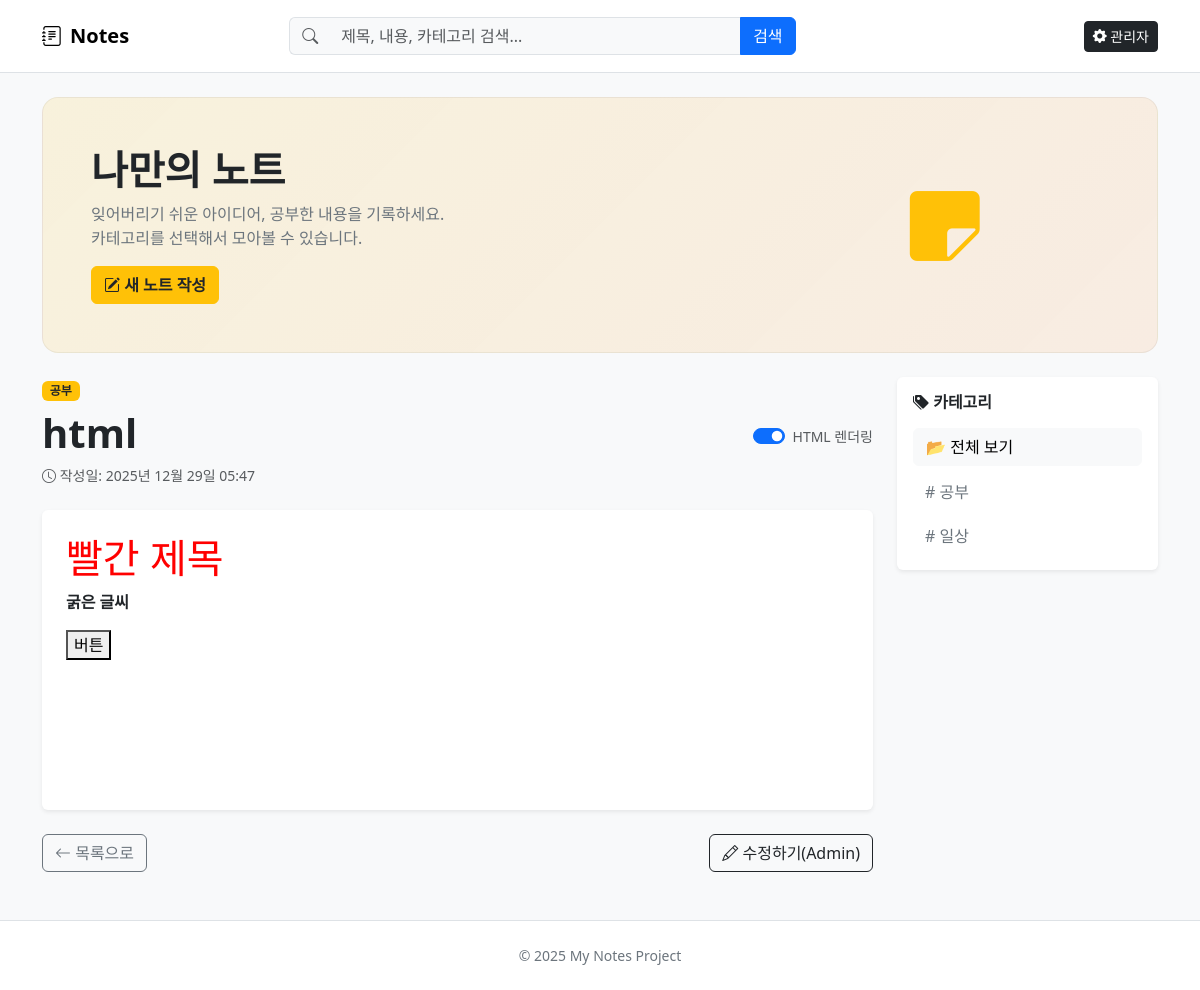
/note/8/, run on the app's committed database.
### notes/models.py (models this page shows, shortened)
class Note(models.Model):
    title = models.CharField(max_length=200)
    content = models.TextField()
    created_at = models.DateTimeField(default=timezone.now)
    category = models.ForeignKey(Category, null=True, blank=True, on_delete=models.CASCADE)
    is_html = models.BooleanField(default=False, verbose_name="HTML 코드 적용")

class Category(models.Model):
    name = models.CharField(max_length=50, unique=True)
    slug = models.SlugField(max_length=200, unique=True, allow_unicode=True)
    class Meta:
        verbose_name_plural = "Categories"

### notes/views.py (the view)
# urls.py: path("note/<int:pk>/", views.note_detail, name="note_detail"),
def note_detail(request, pk):
    note = get_object_or_404(Note, pk=pk)
    categories = Category.objects.all()
    return render(request, "notes/note_detail.html", {
        "note": note,
        "categories": categories
    })

### notes/templates/notes/note_detail.html (shortened to what this page needs)
{% extends "notes/base.html" %}
{% block content %}
<article>
    <header class="mb-4">
        {% if note.category %}
        <span class="badge bg-warning text-dark mb-2">{{ note.category.name }}</span>
        {% endif %}
        <div class="d-flex justify-content-between align-items-center">
            <h1 class="fw-bold mb-2">{{ note.title }}</h1>
            <div class="form-check form-switch">
                <input class="form-check-input" type="checkbox" id="htmlToggle" {% if note.is_html %}checked{% endif %}>
                <label class="form-check-label small text-muted" for="htmlToggle">HTML 렌더링</label>
            </div>
        </div>
        <div class="text-muted small">
            <i class="bi bi-clock"></i> 작성일: {{ note.created_at|date:"Y년 m월 d일 H:i" }}
        </div>
    </header>
    <div class="card shadow-sm border-0 mb-4">
        <div class="card-body p-4" style="min-height: 300px;">
            <div id="view-html" style="display: none;">
                {{ note.content|safe }}
            </div>
        </div>
    </div>
    <div class="d-flex gap-2">
        <a href="{% url 'note_list' %}" class="btn btn-outline-secondary">
            <i class="bi bi-arrow-left"></i> 목록으로
        </a>
        <a href="/admin/notes/note/{{ note.pk }}/change/" class="btn btn-outline-dark ms-auto">
            <i class="bi bi-pencil"></i> 수정하기(Admin)
        </a>
    </div>
</article>
{% endblock %}

### notes/templates/notes/base.html (shortened to what this page needs)
<!doctype html>
<html lang="ko">
<head>
  <link href="https://cdn.jsdelivr.net/npm/bootstrap@5.3.3/dist/css/bootstrap.min.css" rel="stylesheet">
  <link rel="stylesheet" href="https://cdn.jsdelivr.net/npm/bootstrap-icons@1.11.3/font/bootstrap-icons.min.css">
</head>
<body class="bg-light">
<nav class="navbar navbar-expand-lg bg-white border-bottom sticky-top">
  <div class="container py-2">
    <a class="navbar-brand fw-bold d-flex align-items-center gap-2" href="{% url 'note_list' %}">
      <i class="bi bi-journal-text"></i>
      <span>Notes</span>
    </a>
    <div class="collapse navbar-collapse" id="topNav">
      <form class="d-flex mx-auto my-2 my-lg-0 col-lg-6" role="search" method="get" action="{% url 'note_list' %}">
        <div class="input-group">
            <span class="input-group-text bg-light border-end-0"><i class="bi bi-search text-muted"></i></span>
            <input
                class="form-control border-start-0 bg-light"
                type="search"
                name="q"
                value="{{ search_query|default:'' }}"
                placeholder="제목, 내용, 카테고리 검색..."
                aria-label="Search"
            >
            <button class="btn btn-primary" type="submit">검색</button>
        </div>
      </form>
      <div class="d-flex ms-auto gap-2">
          <a class="btn btn-dark btn-sm" href="/admin/">
            <i class="bi bi-gear-fill"></i> 관리자
          </a>
      </div>
    </div>
  </div>
</nav>
<header class="container py-4">
  <div class="hero rounded-4 p-4 p-md-5 hover-lift">
    <div class="row align-items-center g-3">
      <div class="col-md-8">
        <h1 class="display-6 fw-bold mb-2">나만의 노트</h1>
        <p class="text-secondary mb-3">
          잊어버리기 쉬운 아이디어, 공부한 내용을 기록하세요.<br>
          카테고리를 선택해서 모아볼 수 있습니다.
        </p>
        <div class="d-flex flex-wrap gap-2">
           <a class="btn btn-warning text-dark fw-bold" href="{% url 'note_create' %}">
            <i class="bi bi-pencil-square"></i> 새 노트 작성
          </a>
        </div>
      </div>
      <div class="col-md-4 text-center">
        <i class="bi bi-sticky-fill text-warning" style="font-size: 5rem;"></i>
      </div>
    </div>
  </div>
</header>
<main class="container pb-5">
  <div class="row g-4">
    <section class="col-lg-9">
      {% block content %}{% endblock %}
    </section>
    <aside class="col-lg-3">
        <div class="card shadow-sm border-0">
            <div class="card-body">
                <h6 class="fw-bold mb-3"><i class="bi bi-tags-fill"></i> 카테고리</h6>
                <div class="d-grid gap-2">
                    <a href="{% url 'note_list' %}" class="btn btn-light text-start">
                        📂 전체 보기
                    </a>
                    {% for category in categories %}
                    <a href="{% url 'category_page' category.slug %}" class="btn btn-outline-secondary text-start border-0">
                        # {{ category.name }}
                    </a>
                    {% empty %}
                    <span class="text-muted small">카테고리가 없습니다.</span>
                    {% endfor %}
                </div>
            </div>
        </div>
    </aside>
  </div>
</main>
<footer class="border-top bg-white mt-auto">
  <div class="container py-4 text-center text-secondary small">
    © {% now "Y" %} My Notes Project
  </div>
</footer>
</body>
</html>

### notes/templates/notes/base.html (style rules this page uses)
.hero { background: linear-gradient(135deg, rgba(255,193,7,.12), rgba(253,126,20,.10)); border: 1px solid rgba(0,0,0,.06); }
.hover-lift { transition: transform .15s ease, box-shadow .15s ease; }

### data on the page
Note: category.name "공부", title "html", is_html "☑", created_at "2025년 12월 29일 05:47", content "빨간 제목 굵은 글씨 버튼"
Category: name "공부"
Category: name "일상"
